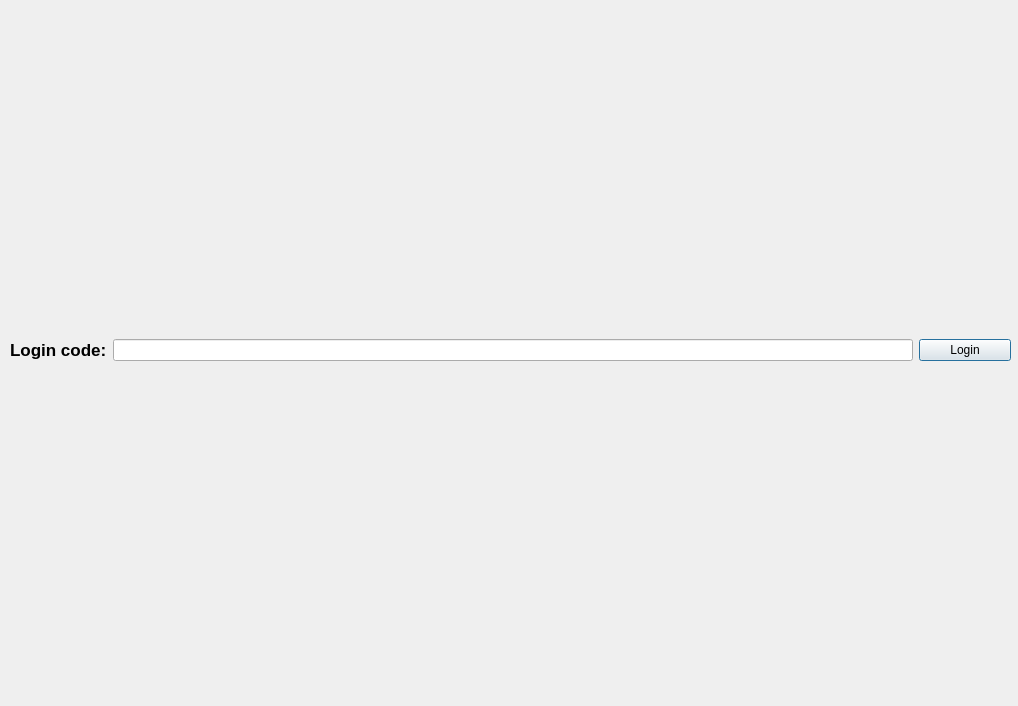
<?xml version="1.0" encoding="UTF-8"?>
<ui version="4.0">
 <class>LoginScreen</class>
 <widget class="QDialog" name="LoginScreen">
  <property name="geometry">
   <rect>
    <x>0</x>
    <y>0</y>
    <width>1018</width>
    <height>706</height>
   </rect>
  </property>
  <property name="windowTitle">
   <string>Dialog</string>
  </property>
  <widget class="QWidget" name="gridLayoutWidget">
   <property name="geometry">
    <rect>
     <x>10</x>
     <y>10</y>
     <width>1001</width>
     <height>681</height>
    </rect>
   </property>
   <layout class="QGridLayout" name="gridLayout">
    <item row="0" column="0">
     <widget class="QLabel" name="label">
      <property name="font">
       <font>
        <pointsize>13</pointsize>
        <weight>75</weight>
        <bold>true</bold>
       </font>
      </property>
      <property name="text">
       <string>Login code:</string>
      </property>
     </widget>
    </item>
    <item row="0" column="1">
     <widget class="QLineEdit" name="input">
      <property name="maximumSize">
       <size>
        <width>800</width>
        <height>16777215</height>
       </size>
      </property>
     </widget>
    </item>
    <item row="0" column="2">
     <widget class="QPushButton" name="loginBtn">
      <property name="enabled">
       <bool>true</bool>
      </property>
      <property name="sizePolicy">
       <sizepolicy hsizetype="Minimum" vsizetype="Fixed">
        <horstretch>0</horstretch>
        <verstretch>0</verstretch>
       </sizepolicy>
      </property>
      <property name="maximumSize">
       <size>
        <width>300</width>
        <height>16777215</height>
       </size>
      </property>
      <property name="text">
       <string>Login</string>
      </property>
     </widget>
    </item>
   </layout>
  </widget>
 </widget>
 <resources/>
 <connections/>
</ui>
